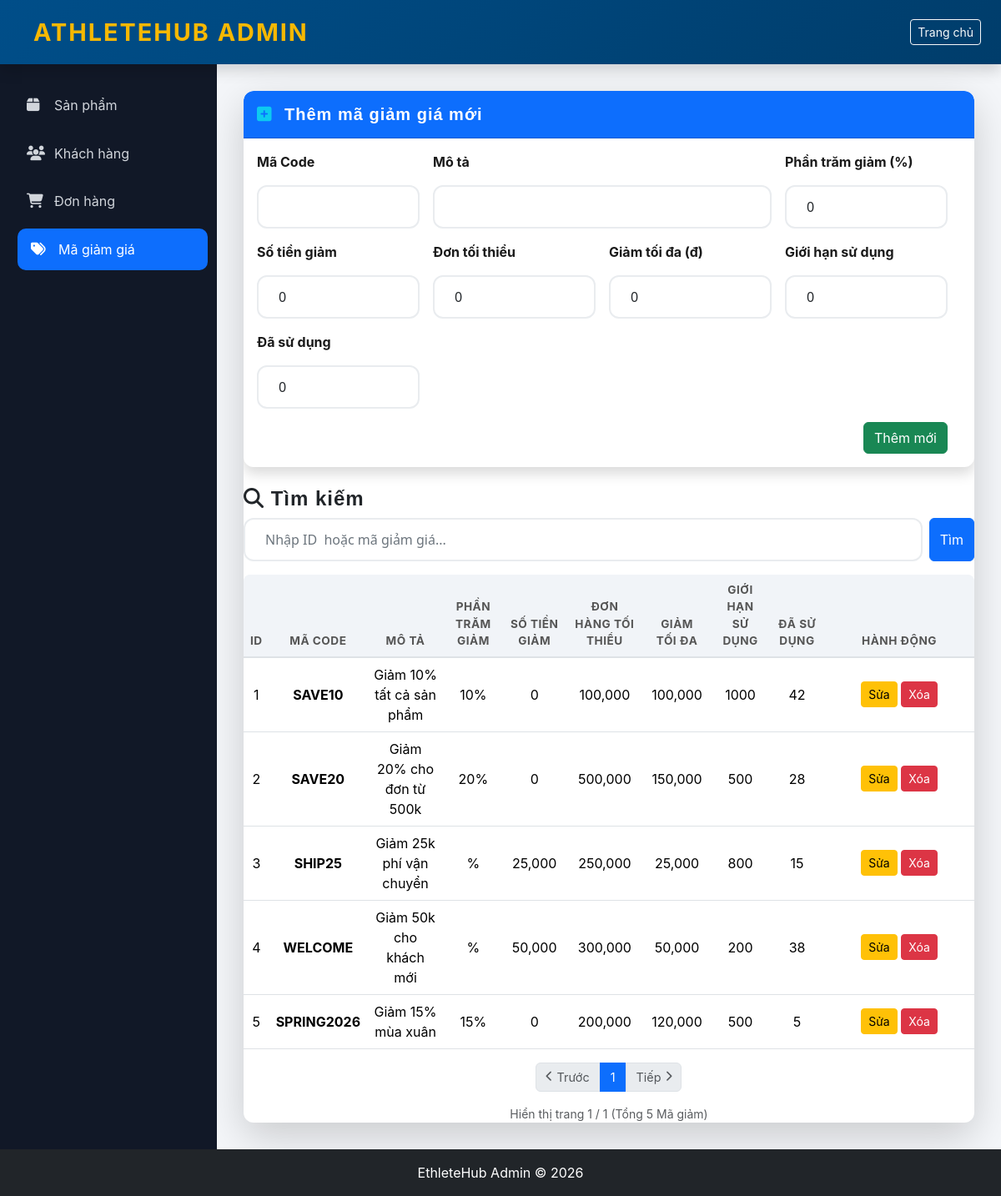
The page /CRUDgiamgia.php (signed in) on the database its author committed.
### tables this page shows
CREATE TABLE `ma_giam_gia` (
  `id` int(11) NOT NULL COMMENT 'ID mã giảm',
  `ma_code` varchar(50) NOT NULL COMMENT 'Mã giảm giá',
  `mo_ta` varchar(255) DEFAULT NULL COMMENT 'Mô tả',
  `phan_tram_giam` int(11) DEFAULT NULL COMMENT 'Phần trăm giảm',
  `so_tien_giam` int(11) DEFAULT NULL COMMENT 'Số tiền giảm (cố định)',
  `don_hang_toi_thieu` decimal(15,2) DEFAULT 0.00 COMMENT 'Đơn hàng tối thiểu',
  `giam_toi_da` decimal(15,2) DEFAULT NULL COMMENT 'Giảm tối đa',
  `ngay_bat_dau` datetime NOT NULL COMMENT 'Ngày bắt đầu',
  `ngay_ket_thuc` datetime NOT NULL COMMENT 'Ngày kết thúc',
  `gioi_han_su_dung` int(11) DEFAULT NULL COMMENT 'Giới hạn sử dụng',
  `da_su_dung` int(11) DEFAULT 0 COMMENT 'Đã sử dụng',
  `trang_thai` tinyint(4) DEFAULT 1 COMMENT 'Trạng thái (1=hoạt động)',
  `ngay_tao` datetime DEFAULT current_timestamp()
);

### CRUDgiamgia.php (the view, shortened to what this page needs)
<?php
$db = new Database();
$conn = $db->connect();
$update_mode = false;
$edit_data = [
    'id' => '',
    'ma_code' => '',
    'mo_ta' => '',
    'phan_tram_giam' => 0,
    'so_tien_giam' => 0,
    'don_hang_toi_thieu' => 0,
    'giam_toi_da' => 0,
    'gioi_han_su_dung' => 0,
    'da_su_dung' => 0
];
$limit = 10;
$page = isset($_GET['page']) ? (int)$_GET['page'] : 1;
$offset = ($page - 1) * $limit;
$search = isset($_GET['search']) ? trim($_GET['search']) : '';
$params = [];
$where_sql = "";
$total_sql = "SELECT COUNT(*) FROM ma_giam_gia " . $where_sql;
$total_stmt = $conn->prepare($total_sql);
$total_stmt->execute($params);
$total_rows = $total_stmt->fetchColumn();
$total_pages = ceil($total_rows / $limit);
$sql_list = "SELECT * FROM ma_giam_gia " . $where_sql . " ORDER BY id ASC LIMIT $limit OFFSET $offset";
$stmt_list = $conn->prepare($sql_list);
$stmt_list->execute($params);
$list = $stmt_list->fetchAll(PDO::FETCH_ASSOC);
?>
<!DOCTYPE html>
<html lang="vi">
<head>
    <link href="https://cdnjs.cloudflare.com/ajax/libs/bootstrap/5.3.2/css/bootstrap.min.css" rel="stylesheet">
    <link href="https://cdnjs.cloudflare.com/ajax/libs/font-awesome/6.4.0/css/all.min.css" rel="stylesheet">
    <link rel="stylesheet" href="css/variables.css">
    <link rel="stylesheet" href="css/navbar.css">
    <link rel="stylesheet" href="css/hero.css">
    <link rel="stylesheet" href="css/categories.css">
    <link rel="stylesheet" href="css/products.css">
    <link rel="stylesheet" href="css/footer.css">
    <link rel="stylesheet" href="css/utilities.css">
    <link href="css/crud.css" rel="stylesheet" />
    <link rel="stylesheet" href="css/admin-layout.css">
     <link rel="stylesheet" href="css/page-link.css">
</head>
<body style="background:#f4f6f9;">
    <nav class="navbar navbar-dark bg-dark shadow">
        <div class="container-fluid px-4">
            <span class="navbar-brand fw-bold">
                <i class="bi bi-speedometer2"></i> AthleteHub Admin
            </span>
            <a href="index.php" class="btn btn-outline-light btn-sm">
                <i class="bi bi-house"></i> Trang chủ
            </a>
        </div>
    </nav>
    <div class="layout">
        <aside class="sidebar">
            <ul>
                <li><a href="CRUDproduct.php"><i class="fas fa-box me-2"></i> Sản phẩm</a></li>
                <li><a href="CRUDuser.php"><i class="fas fa-users me-2"></i> Khách hàng</a></li>
                <li><a href="CRUDdonhang.php"><i class="fas fa-shopping-cart me-2"></i> Đơn hàng</a></li>
                <li><a href="CRUDgiamgia.php" class="active"><i class="fas fa-tags me-2"></i> Mã giảm giá</a></li>
            </ul>
        </aside>
        <div class="main-content">
            <div class="card shadow-lg border-0">
                <div class="card shadow border-0 mb-4">
                    <div class="card-header bg-primary text-white py-3">
                        <h5 class="mb-0">
                            <?php if ($update_mode): ?>
                                <i class="fas fa-bolt text-warning me-2"></i> Cập nhật mã giảm giá <span class="badge bg-light text-primary"></span>
                            <?php else: ?>
                                <i class="fas fa-plus-square text-info me-2"></i> Thêm mã giảm giá mới
                            <?php endif; ?>
                        </h5>
                    </div>
                    <div class="card-body">
                        <form method="POST" class="row g-3">
                            <div class="col-md-3">
                                <label class="form-label fw-bold">Mã Code</label>
                                <input type="text" name="ma_code" class="form-control" value="<?= $edit_data['ma_code'] ?>" required>
                            </div>
                            <div class="col-md-6">
                                <label class="form-label fw-bold">Mô tả</label>
                                <input type="text" name="mo_ta" class="form-control" value="<?= $edit_data['mo_ta'] ?>">
                            </div>
                            <div class="col-md-3">
                                <label class="form-label fw-bold">Phần trăm giảm (%)</label>
                                <input type="number" name="phan_tram_giam" class="form-control" value="<?= $edit_data['phan_tram_giam'] ?>">
                            </div>
                            <div class="col-md-3">
                                <label class="form-label fw-bold">Số tiền giảm </label>
                                <input type="number" name="so_tien_giam" class="form-control" value="<?= $edit_data['so_tien_giam'] ?>">
                            </div>
                            <div class="col-md-3">
                                <label class="form-label fw-bold">Đơn tối thiểu </label>
                                <input type="number" name="don_hang_toi_thieu" class="form-control" value="<?= $edit_data['don_hang_toi_thieu'] ?>">
                            </div>
                            <div class="col-md-3">
                                <label class="form-label fw-bold">Giảm tối đa (đ)</label>
                                <input type="number" name="giam_toi_da" class="form-control" value="<?= $edit_data['giam_toi_da'] ?>">
                            </div>
                            <div class="col-md-3">
                                <label class="form-label fw-bold">Giới hạn sử dụng</label>
                                <input type="number" name="gioi_han_su_dung" class="form-control" value="<?= $edit_data['gioi_han_su_dung'] ?>">
                            </div>
                            <div class="col-md-3">
                                <label class="form-label fw-bold">Đã sử dụng</label>
                                <input type="number" name="da_su_dung" class="form-control" value="<?= $edit_data['da_su_dung'] ?>">
                            </div>
                            <div class="col-12 text-end">
                                <?php if ($update_mode): ?>
                                    <button name="save_discount" class="btn btn-warning">Cập nhật</button>
                                    <a href="CRUDgiamgia.php" class="btn btn-secondary">Hủy</a>
                                <?php else: ?>
                                    <button name="save_discount" class="btn btn-success">Thêm mới</button>
                                <?php endif; ?>
                            </div>
                        </form>
                    </div>
                </div>
                <div class="filter-group mb-3">
                    <h4 class="filter-title"><i class="fas fa-search"></i> Tìm kiếm</h4>
                    <form method="GET" action="CRUDgiamgia.php" class="search-box d-flex gap-2">
                        <input type="text" name="search" id="searchInput" class="form-control"
                            placeholder="Nhập ID  hoặc mã giảm giá..." value="<?= htmlspecialchars($search) ?>">
                        <button type="submit" class="btn btn-primary">Tìm</button>
                    </form>
                </div>
                <div class="table-responsive">
                    <table class="table table-hover align-middle text-center">
                        <thead class="table-dark">
                            <tr>
                                <th>ID</th>
                                <th>Mã Code</th>
                                <th>Mô tả</th>
                                <th>Phần trăm giảm</th>
                                <th>Số tiền giảm</th>
                                <th>Đơn hàng tối thiểu</th>
                                <th>Giảm tối đa</th>
                                <th>Giới hạn sử dụng</th>
                                <th>Đã sử dụng</th>
                                <th width="180">Hành động</th>
                            </tr>
                        </thead>
                        <tbody>
                            <?php foreach ($list as $giamgia) { ?>
                                <tr>
                                    <td><?= $giamgia['id'] ?></td>
                                    <td><strong><?= $giamgia['ma_code'] ?></strong></td>
                                    <td><?= $giamgia['mo_ta'] ?></td>
                                    <td><?= $giamgia['phan_tram_giam'] ?>%</td>
                                    <td><?= number_format($giamgia['so_tien_giam'] ?? 0) ?></td>
                                    <td><?= number_format($giamgia['don_hang_toi_thieu'] ?? 0) ?></td>
                                    <td><?= number_format($giamgia['giam_toi_da'] ?? 0) ?></td>
                                    <td><?= $giamgia['gioi_han_su_dung'] ?></td>
                                    <td><?= $giamgia['da_su_dung'] ?></td>
                                    <td>
                                        <a href="?edit=<?= $giamgia['id'] ?>" class="btn btn-sm btn-warning">Sửa</a>
                                        <a href="?delete=<?= $giamgia['id'] ?>" class="btn btn-sm btn-danger"
                                            onclick="return confirm('Xóa mã <?= $giamgia['ma_code'] ?>?')">Xóa</a>
                                    </td>
                                </tr>
                            <?php } ?>
                        </tbody>
                    </table>
                </div>
                <div class="pagination-section">
                <nav aria-label="Page navigation">
                    <ul class="pagination justify-content-center">
                        <li class="page-item <?= ($page <= 1) ? 'disabled' : '' ?>">
                            <a class="page-link" href="?page=<?= $page - 1 ?>&search=<?= urlencode($search) ?>">
                                <i class="fas fa-chevron-left"></i> Trước
                            </a>
                        </li>
                        <?php for ($i = 1; $i <= $total_pages; $i++) : ?>
                            <li class="page-item <?= ($i == $page) ? 'active' : '' ?>">
                                <a class="page-link" href="?page=<?= $i ?>&search=<?= urlencode($search) ?>"><?= $i ?></a>
                            </li>
                        <?php endfor; ?>
                        <li class="page-item <?= ($page >= $total_pages) ? 'disabled' : '' ?>">
                            <a class="page-link" href="?page=<?= $page + 1 ?>&search=<?= urlencode($search) ?>">
                                <span>Tiếp</span> <i class="fas fa-chevron-right"></i>
                            </a>
                        </li>
                    </ul>
                </nav>
                <div class="text-center mt-2 small text-muted">
                    Hiển thị trang <?= $page ?> / <?= $total_pages ?> (Tổng <?= $total_rows ?> Mã giảm)
                </div>
            </div>
        </div>
    </div>
    </div>
    <footer class="bg-dark text-white text-center py-3">
        EthleteHub Admin © 2026
    </footer>
</body>
</html>

### css/variables.css (style rules this page uses)
:root { --primary: #ff6b35; --primary-dark: #ff5220; --primary-light: #ff8555; --secondary: #004e89; --secondary-dark: #003d6b; --secondary-light: #0066b3; --accent: #f7b801; --accent-dark: #d99e00; --accent-light: #ffc928; --success: #06d6a0; --warning: #ffa500; --danger: #ef476f; --dark: #1a1a1a; --light: #f8f9fa; --white: #ffffff; --gray: #6c757d; --gray-light: #e9ecef; --spacing-xs: 0.25rem; --spacing-sm: 0.5rem; --spacing-md: 1rem; --spacing-lg: 1.5rem; --spacing-xl: 2rem; --spacing-2xl: 3rem; --spacing-3xl: 4rem; --border-radius-sm: 8px; --border-radius: 12px; --border-radius-lg: 16px; --border-radius-full: 50px; --font-primary: 'Segoe UI', Tahoma, Geneva, Verdana, sans-serif; --font-display: 'Trebuchet MS', sans-serif; --font-size-xs: 0.75rem; --font-size-sm: 0.875rem; --font-size-base: 1rem; --font-size-lg: 1.125rem; --font-size-xl: 1.5rem; --font-size-2xl: 2rem; --font-size-3xl: 3rem; --font-size-4xl: 4rem; --font-weight-normal: 400; --font-weight-semibold: 600; --font-weight-bold: 700; --font-weight-extra-bold: 800; --font-weight-black: 900; --shadow-sm: 0 2px 4px rgba(0, 0, 0, 0.1); --shadow-md: 0 5px 15px rgba(0, 0, 0, 0.08); --shadow-lg: 0 10px 30px rgba(0, 0, 0, 0.12); --shadow-xl: 0 15px 40px rgba(0, 0, 0, 0.15); --transition-fast: 0.2s ease; --transition-base: 0.3s ease; --transition-slow: 0.5s ease; --line-height-tight: 1.2; --line-height-base: 1.5; --line-height-relaxed: 1.75; }
* { margin: 0; padding: 0; box-sizing: border-box; }
html { scroll-behavior: smooth; }
body { font-family: var(--font-primary); font-size: var(--font-size-base); line-height: var(--line-height-base); color: var(--dark); background-color: var(--white); overflow-x: hidden; }
h1, h2, h3, h4, h5, h6 { font-family: var(--font-display); font-weight: var(--font-weight-extra-bold); letter-spacing: 1px; }
a { color: var(--primary); text-decoration: none; transition: color var(--transition-base); }

### css/navbar.css (style rules this page uses)
.navbar-custom, .navbar { background: linear-gradient(135deg, var(--secondary) 0%, var(--secondary-dark) 100%) !important; padding: 0.75rem 0; box-shadow: var(--shadow-md); position: sticky; top: 0; z-index: 1000; transition: all var(--transition-base); }
.navbar-brand { font-size: 1.8rem; font-weight: var(--font-weight-black); color: var(--accent) !important; text-transform: uppercase; letter-spacing: 2px; display: flex; align-items: center; gap: var(--spacing-md); transition: transform var(--transition-base); }

### css/utilities.css (style rules this page uses)
.text-center { text-align: center; }
.bg-primary { background-color: var(--primary); }
.bg-dark { background-color: var(--dark); }
.shadow-lg { box-shadow: var(--shadow-lg); }
.form-control { padding: 12px var(--spacing-lg); border: 2px solid var(--gray-light); border-radius: var(--border-radius); font-size: 1rem; font-family: var(--font-primary); transition: all var(--transition-base); }
.form-control::placeholder { color: var(--gray); }
.form-label { display: block; margin-bottom: var(--spacing-md); font-weight: var(--font-weight-bold); color: var(--dark); }
* { max-width: 100%; }
body { overflow-x: hidden; }
html { scroll-behavior: smooth; }
a { padding: 5px; display: inline-block; }

### css/crud.css (style rules this page uses)
body { background-color: #f8f9fa; font-family: 'Inter', sans-serif; }
.table thead th { background-color: #f1f4f8; border-bottom: 2px solid #dee2e6; text-transform: uppercase; font-size: 0.85rem; letter-spacing: 0.5px; color: #555; }

### css/admin-layout.css (style rules this page uses)
:root { --sidebar-width: 260px; --dark-bg: #111827; --sidebar-hover: #1f2937; --primary-color: #0d6efd; --transition-speed: 0.3s; }
body { background-color: #f4f6f9; font-family: 'Inter', system-ui, -apple-system, sans-serif; }
.layout { display: flex; min-height: calc(100vh - 56px); }
.sidebar { width: var(--sidebar-width); background: var(--dark-bg); color: #fff; padding: 1.5rem 1rem; flex-shrink: 0; transition: all var(--transition-speed); }
.sidebar ul { list-style: none; padding: 0; }
.sidebar li { margin-bottom: 0.5rem; }
.sidebar a { display: flex; align-items: center; padding: 0.8rem 1rem; color: #d1d5db; text-decoration: none; border-radius: 10px; transition: all 0.2s; }
.sidebar a i { width: 25px; font-size: 1.1rem; }
.sidebar a:hover, .sidebar a.active { background: var(--sidebar-hover); color: #fff; transform: translateX(5px); }
.sidebar a.active { background: var(--primary-color); }
.main-content { flex: 1; padding: 2rem; width: 100%; overflow-x: hidden; }
.card { border-radius: 12px; overflow: hidden; }
.table thead { background-color: #f8f9fa; }
.table-responsive { border-radius: 8px; }

### rows shown on the page
ma_giam_gia: id "1", ma_code "SAVE10", mo_ta "Giảm 10% tất cả sản phẩm", phan_tram_giam "10", so_tien_giam "0", don_hang_toi_thieu "100,000", giam_toi_da "100,000", gioi_han_su_dung "1000", da_su_dung "42"
ma_giam_gia: id "2", ma_code "SAVE20", mo_ta "Giảm 20% cho đơn từ 500k", phan_tram_giam "20", so_tien_giam "0", don_hang_toi_thieu "500,000", giam_toi_da "150,000", gioi_han_su_dung "500", da_su_dung "28"
ma_giam_gia: id "3", ma_code "SHIP25", mo_ta "Giảm 25k phí vận chuyển", so_tien_giam "25,000", don_hang_toi_thieu "250,000", giam_toi_da "25,000", gioi_han_su_dung "800", da_su_dung "15"
ma_giam_gia: id "4", ma_code "WELCOME", mo_ta "Giảm 50k cho khách mới", so_tien_giam "50,000", don_hang_toi_thieu "300,000", giam_toi_da "50,000", gioi_han_su_dung "200", da_su_dung "38"
ma_giam_gia: id "5", ma_code "SPRING2026", mo_ta "Giảm 15% mùa xuân", phan_tram_giam "15", so_tien_giam "0", don_hang_toi_thieu "200,000", giam_toi_da "120,000", gioi_han_su_dung "500", da_su_dung "5"

### other values the page prints
$page "1"
$total_pages "1"
$total_rows "5"
